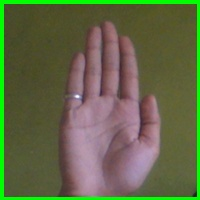
#> input picture RockPaperScissor/images/paper/1.jpg, 200 x 200 px; its folder holds only this picture in this run
$ jupyter execute --allow-errors Untitled.ipynb
#> lines starting #> are read from the running program, lines starting #| are printed output that depends on the picture
[cell 1]
import numpy as np
import os
import cv2
from sklearn.model_selection import train_test_split
from sklearn import svm

[cell 2]
X, y = [], []

[cell 3]
path = 'images/paper/'
label = 0

'''
paper = 0
rock = 1
scissor = 2
bg = 3
'''

[cell 4]
files = [i for i in os.listdir(path) if i.endswith("jpg")]

[cell 5]
for file in files:
    x = cv2.imread(path+file, 0)/255
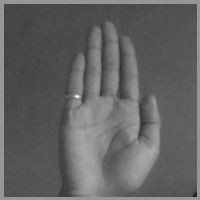
#> x: shape (200, 200) float64; min 0.106, max 1, mean 0.388
    x = x.flatten()
    X.append(x)
    y.append(label)

#> (a cell that did not finish here is left out)

[cell 7]
clf = svm.SVC(kernel='rbf')
#> (the rest of this cell did not finish here and is left out)

#> (a cell that did not finish here is left out)

#> (a cell that did not finish here is left out)

[cell 10]
gg = cv2.imread('rock.jpg', 0)/255
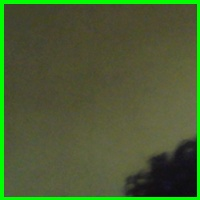
#> input picture RockPaperScissor/rock.jpg, 200 x 200 px
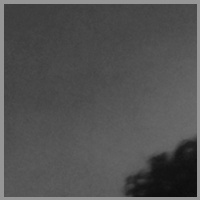
#> gg: shape (200, 200) float64; min 0.0353, max 0.608, mean 0.321
gg = gg.flatten()
gg = gg.reshape(1, -1)
#> (the rest of this cell did not finish here and is left out)
